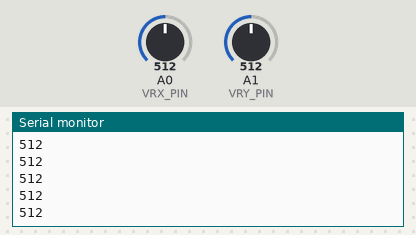
Recording of a sketch running on a simulated Arduino Uno, built with avr-gcc and run on an emulated ATmega328P. Shown: the last lines printed to the serial monitor. The test bench sets the inputs (shaded band); at power-on: A0 (VRX_PIN) = 512, A1 (VRY_PIN) = 512.

Above: at 1.2 s.
1.3 s: A0 (VRX_PIN) set to 267
At 1.32 s:
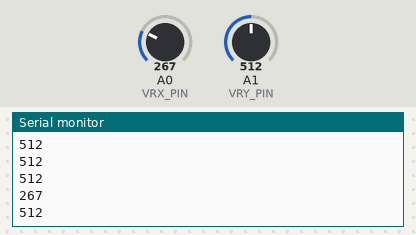
2.8 s: A0 (VRX_PIN) set to 246
At 2.93 s:
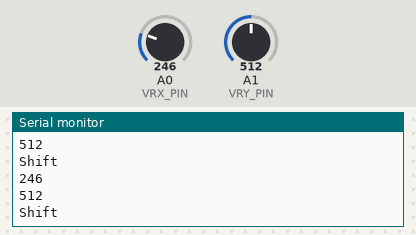
Timing chart, 0 to 5.8 s (numbered marks = the images above; inputs shaded):
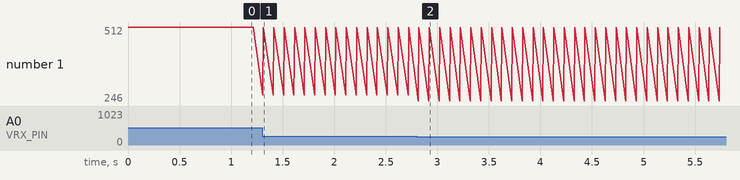

Measured:
- the behaviour switches between 259 and 258 on A0 (VRX_PIN) (found by bisection; images 1 and 2)
- after the input at 1.3 s, the serial monitor: prints a new line at once (image 1)
- after the input at 2.8 s, the serial monitor: prints a new line at once (image 2)

The sketch:

Joystick.ino
```cpp
#define VRX_PIN  A0 // Arduino pin connected to VRX pin
#define VRY_PIN  A1 // Arduino pin connected to VRY pin

int xValue = 0; // To store value of the X axis
int yValue = 0; // To store value of the Y axis
// int xValue = analogRead(VRX_PIN);
// int yValue = analogRead(VRY_PIN);
void setup() {
  Serial.begin(9600) ;
}

void loop() {
  // read analog X and Y analog values
  xValue = analogRead(VRX_PIN);
  yValue = analogRead(VRY_PIN);
  Serial.println(xValue); //about 516 is the stationary value seen
  Serial.println(yValue); //about 504 is the stationary value seen
  // print data to Serial Monitor on Arduino IDE
  // Serial.print("x = ");
  // Serial.print(xValue);
  // Serial.print(", y = ");
  // Serial.println(yValue);

  if (xValue <= 258 || yValue <= 252 || xValue >= 770 || yValue >= 779)
  {
    Serial.println("Shift");
  }
  delay(100);
}
```
